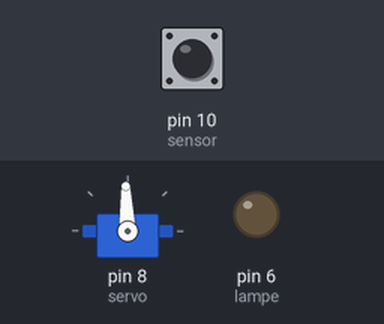
Bench run of a sketch on a simulated Arduino Uno, built with avr-gcc and run on an emulated ATmega328P. On the bench: servo, output pins drawn as LEDs (lit = HIGH). Dashed ring = blinking. The test bench sets the inputs (shaded band); at power-on: pin 10 (sensor) LOW.

Above: at 3.25 s.
3.3 s: pin 10 (sensor) driven HIGH
At 3.48 s:
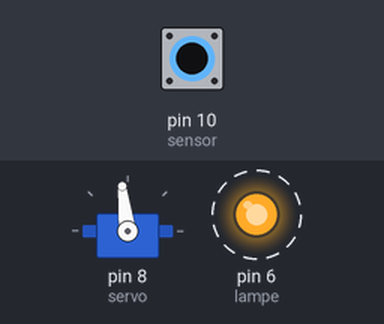
6.3 s: pin 10 (sensor) driven LOW
At 6.68 s:
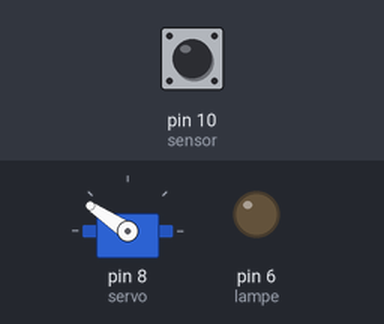
9.3 s: pin 10 (sensor) driven HIGH
At 9.47 s:
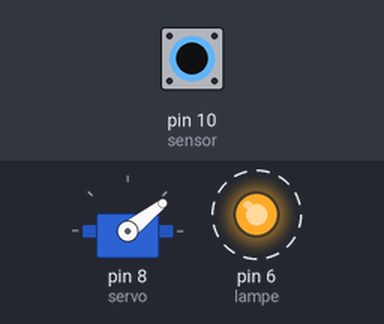
12.3 s: pin 10 (sensor) pulsed LOW 5 times (0.12 s each, 0.3 s apart)
Timing chart, 0 to 27.3 s (numbered marks = the images above; inputs shaded):
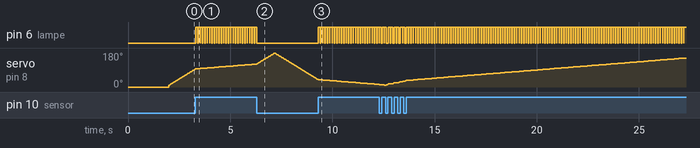

The sketch:

movement_scanner.ino
```cpp
#include<Servo.h>
Servo servo;

void check_my_sensor(){
  int s = digitalRead(10);
  if (s == 1){
    digitalWrite(6,HIGH);
    delay(100);
    digitalWrite(6,LOW);
  }
}

void setup() {
  Serial.begin(9600);
  servo.attach(8);//servo
  servo.write(0);
  pinMode(10,INPUT);//sensor
  pinMode(6,OUTPUT);//lampe
  delay(2000);
}

void loop() {
  for(int angle = 10; angle < 180; angle++){
    check_my_sensor();
    servo.write(angle);
    delay(15);
    }
  for(int angle = 180; angle > 10; angle--){
    check_my_sensor();
    servo.write(angle);
    delay(15);
  }
}
```

Measured:
- after the input at 3.3 s, pin 6 (lampe): alternates HIGH for 0.10 s and LOW for 0.02 s, starting at once
- after the input at 6.3 s, pin 6 (lampe): stops changing and stays LOW
- after the input at 9.3 s, pin 6 (lampe): alternates HIGH for 0.10 s and LOW for 0.02 s, starting at once
